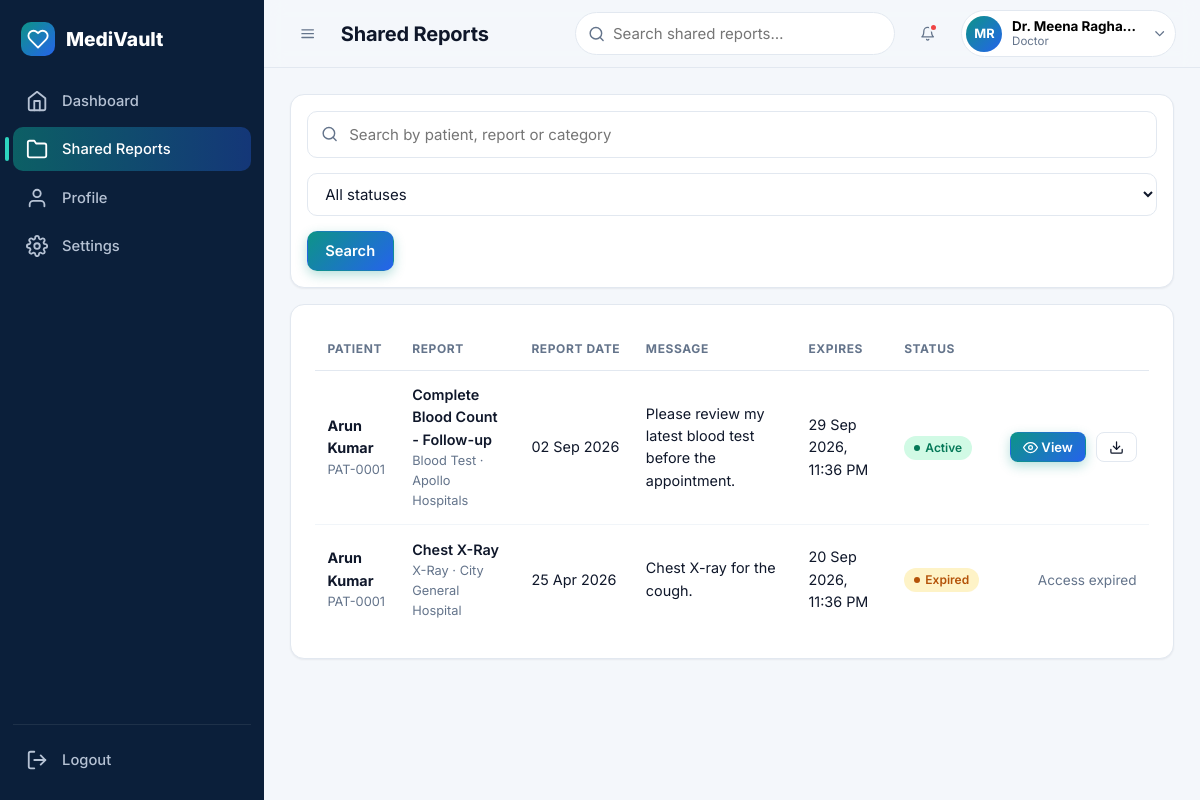
/doctor/reports (signed in), run on the app's committed database.
### tables this page shows
CREATE TABLE users (
    id            INTEGER PRIMARY KEY AUTOINCREMENT,
    name          TEXT NOT NULL,
    email         TEXT NOT NULL UNIQUE,
    phone         TEXT,
    password_hash TEXT NOT NULL,
    role          TEXT NOT NULL CHECK (role IN ('patient','doctor','admin')),
    is_active     INTEGER NOT NULL DEFAULT 1,
    created_at    TEXT NOT NULL,
    updated_at    TEXT NOT NULL
);

CREATE TABLE report_shares (
    id         INTEGER PRIMARY KEY AUTOINCREMENT,
    report_id  INTEGER NOT NULL REFERENCES reports(id) ON DELETE CASCADE,
    patient_id INTEGER NOT NULL REFERENCES patients(id) ON DELETE CASCADE,
    doctor_id  INTEGER NOT NULL REFERENCES doctors(id) ON DELETE CASCADE,
    message    TEXT,
    expires_at TEXT NOT NULL,
    status     TEXT NOT NULL DEFAULT 'active' CHECK (status IN ('active','revoked')),
    revoked_at TEXT,
    created_at TEXT NOT NULL,
    updated_at TEXT NOT NULL
);

CREATE TABLE patients (
    id                INTEGER PRIMARY KEY AUTOINCREMENT,
    user_id           INTEGER NOT NULL UNIQUE REFERENCES users(id) ON DELETE CASCADE,
    patient_code      TEXT UNIQUE,
    qr_token          TEXT UNIQUE,
    age               INTEGER,
    gender            TEXT,
    address           TEXT,
    emergency_contact TEXT,
    medical_info      TEXT,
    created_at        TEXT NOT NULL,
    updated_at        TEXT NOT NULL
);

CREATE TABLE reports (
    id              INTEGER PRIMARY KEY AUTOINCREMENT,
    patient_id      INTEGER NOT NULL REFERENCES patients(id) ON DELETE CASCADE,
    category_id     INTEGER NOT NULL REFERENCES report_categories(id),
    title           TEXT NOT NULL,
    hospital_name   TEXT,
    laboratory_name TEXT,
    doctor_name     TEXT,
    department      TEXT,
    report_date     TEXT NOT NULL,
    notes           TEXT,
    is_important    INTEGER NOT NULL DEFAULT 0,
    file_name       TEXT NOT NULL,
    stored_name     TEXT NOT NULL UNIQUE,
    file_type       TEXT NOT NULL,
    file_size       INTEGER NOT NULL,
    file_hash       TEXT NOT NULL,
    uploaded_at     TEXT NOT NULL,
    updated_at      TEXT NOT NULL
);

CREATE TABLE report_categories (
    id         INTEGER PRIMARY KEY AUTOINCREMENT,
    name       TEXT NOT NULL UNIQUE,
    icon       TEXT NOT NULL DEFAULT 'file',
    created_at TEXT NOT NULL,
    updated_at TEXT NOT NULL
);

### routes/doctor.py (the view)
@bp.route("/reports")
@doctor_only
def reports():
    q = request.args.get("q", "").strip().lower()
    status = request.args.get("status", "")
    shares = report_model.shares_for_doctor(g.doctor["id"])
    if status in ("active", "expired", "revoked"):
        shares = [s for s in shares if s["effective_status"] == status]
    if q:
        shares = [s for s in shares if q in s["title"].lower() or q in s["patient_name"].lower()
                  or q in s["category_name"].lower()]
    return render_template("doctor/reports.html", shares=shares, q=q, status=status)

### models/__init__.py (called while the page is built)
def now_str():
    return datetime.now().strftime("%Y-%m-%d %H:%M:%S")

def connect(path):
    conn = sqlite3.connect(path)
    conn.row_factory = sqlite3.Row
    conn.execute("PRAGMA foreign_keys = ON")
    return conn

def get_db():
    if "db" not in g:
        g.db = connect(current_app.config["DATABASE"])
    return g.db

def query(sql, args=(), one=False):
    cur = get_db().execute(sql, args)
    rows = cur.fetchall()
    cur.close()
    if one:
        return rows[0] if rows else None
    return rows

### models/activity.py (called while the page is built)
def for_user(user_id, limit=200):
    return query(_BASE + "WHERE a.user_id = ? OR a.target_user_id = ? ORDER BY a.created_at DESC, a.id DESC LIMIT ?",
                 (user_id, user_id, limit))

### models/doctor.py (called while the page is built)
def get_by_user(user_id):
    return query("SELECT * FROM doctors WHERE user_id = ?", (user_id,), one=True)

### models/report.py (called while the page is built)
def share_status(share):
    if share["status"] == "revoked":
        return "revoked"
    if share["expires_at"] <= now_str():
        return "expired"
    return "active"

def _decorate(rows):
    out = []
    for row in rows:
        d = dict(row)
        d["effective_status"] = share_status(row)
        out.append(d)
    return out

def shares_for_doctor(doctor_id):
    return _decorate(query(_SHARE_SELECT + "WHERE s.doctor_id = ? ORDER BY s.created_at DESC, s.id DESC", (doctor_id,)))

### models/user.py (called while the page is built)
def get_by_id(user_id):
    return query("SELECT * FROM users WHERE id = ?", (user_id,), one=True)

### utils/auth.py (called while the page is built)
def login_required(view):
    @wraps(view)
    def wrapped(*args, **kwargs):
        if g.user is None:
            if wants_json():
                return jsonify(ok=False, message="Please log in to continue."), 401
            flash("Please log in to continue.", "error")
            return redirect(url_for("auth.login", next=request.path))
        return view(*args, **kwargs)
    return wrapped

def role_required(*roles):
    def decorator(view):
        @wraps(view)
        @login_required
        def wrapped(*args, **kwargs):
            if g.user["role"] not in roles:
                abort(403)
            if g.user["role"] == "patient":
                g.patient = patient_model.get_by_user(g.user["id"])
            elif g.user["role"] == "doctor":
                g.doctor = doctor_model.get_by_user(g.user["id"])
            return view(*args, **kwargs)
        return wrapped
    return decorator

### templates/doctor/reports.html (shortened to what this page needs)
{% extends 'base.html' %}
{% from '_macros.html' import icon, status_badge, empty_state %}
{% block page_title %}Shared Reports{% endblock %}
{% block content %}
<form class="filter-bar card inline-filters" method="get">
  <div class="search-field">{{ icon('search') }}<input type="search" name="q" value="{{ q }}" placeholder="Search by patient, report or category"></div>
  <select class="form-control" name="status" onchange="this.form.submit()">
    <option value="">All statuses</option>
  </select>
  <button class="btn btn-primary" type="submit">Search</button>
</form>
<div class="card">
  {% if shares %}
  <div class="table-wrap"><table class="table responsive"><thead><tr><th>Patient</th><th>Report</th><th>Report date</th><th>Message</th><th>Expires</th><th>Status</th><th></th></tr></thead><tbody>
    {% for s in shares %}<tr>
      <td data-label="Patient"><strong>{{ s.patient_name }}</strong><div class="row-meta">{{ s.patient_code }}</div></td>
      <td data-label="Report"><span class="row-title-plain">{{ s.title }}</span><div class="row-meta">{{ s.category_name }} · {{ s.hospital_name or s.laboratory_name or '—' }}</div></td>
      <td data-label="Report date">{{ s.report_date|fmt_date }}</td>
      <td data-label="Message">{{ s.message or '—' }}</td>
      <td data-label="Expires">{{ s.expires_at|fmt_datetime }}</td>
      <td data-label="Status">{{ status_badge(s.effective_status) }}</td>
      <td class="t-actions">
        {% if s.effective_status == 'active' %}
          <a class="btn btn-primary btn-sm" href="{{ url_for('doctor.report_details', share_id=s.id) }}">{{ icon('eye') }} View</a>
          <a class="btn btn-outline btn-sm" href="{{ url_for('doctor.download', share_id=s.id) }}">{{ icon('download') }}</a>
        {% else %}<span class="muted small">{{ 'Access expired' if s.effective_status == 'expired' else 'Access revoked' }}</span>{% endif %}
      </td></tr>{% endfor %}
  </tbody></table></div>
  {% else %}{{ empty_state('folder', 'No shared reports found', 'Reports that patients share with you will be listed here.') }}{% endif %}
</div>
{% endblock %}

### templates/base.html (shortened to what this page needs)
{% import '_macros.html' as m with context %}
<!DOCTYPE html>
<html lang="en">
<head>
  <link rel="stylesheet" href="{{ url_for('static', filename='css/style.css') }}">
  <link rel="stylesheet" href="{{ url_for('static', filename='css/dashboard.css') }}">
  <link rel="stylesheet" href="{{ url_for('static', filename='css/animations.css') }}">
</head>
<body class="{% block body_class %}{% endblock %}">
{% if current_user %}
{% set role = current_user.role %}
{% set search_action = url_for('patient.reports') if role == 'patient' else (url_for('doctor.reports') if role == 'doctor' else url_for('admin.users')) %}
{% macro nav_item(endpoint, ic, label, also=[]) %}
  <a class="nav-link {{ 'active' if request.endpoint == endpoint or request.endpoint in also }}" href="{{ url_for(endpoint) }}" title="{{ label }}">
    {{ m.icon(ic) }}<span class="nav-label">{{ label }}</span></a>
{% endmacro %}
<div class="app" id="app">
  <aside class="sidebar" id="sidebar">
    <div class="sidebar-brand">
      <span class="logo">{{ m.icon('heart') }}</span><span class="brand-text">MediVault</span>
    </div>
    <nav class="nav" id="nav">
      <span class="nav-indicator" id="navIndicator"></span>
      {% if role == 'patient' %}
        {{ nav_item('patient.dashboard', 'home', 'Dashboard') }}
        {{ nav_item('patient.reports', 'file', 'My Reports', ['patient.report_details','patient.edit_report','patient.share_report']) }}
        {{ nav_item('patient.upload_report', 'upload', 'Upload Report') }}
        {{ nav_item('patient.important_reports', 'star', 'Important Reports') }}
        {{ nav_item('patient.timeline', 'clock', 'Medical Timeline') }}
        {{ nav_item('patient.compare', 'columns', 'Compare Reports') }}
        {{ nav_item('patient.shared_reports', 'share', 'Shared Reports') }}
        {{ nav_item('patient.activities', 'activity', 'Activity History') }}
      {% elif role == 'doctor' %}
        {{ nav_item('doctor.dashboard', 'home', 'Dashboard') }}
        {{ nav_item('doctor.reports', 'folder', 'Shared Reports', ['doctor.report_details']) }}
      {% else %}
        {{ nav_item('admin.dashboard', 'home', 'Dashboard') }}
        {{ nav_item('admin.users', 'users', 'Users', ['admin.user_detail']) }}
        {{ nav_item('admin.categories', 'folder', 'Categories') }}
        {{ nav_item('admin.activity', 'activity', 'Activity Logs') }}
      {% endif %}
      {{ nav_item('patient.profile', 'user', 'Profile', ['patient.edit_profile']) }}
      {{ nav_item('patient.settings', 'settings', 'Settings') }}
    </nav>
    <form method="post" action="{{ url_for('auth.logout') }}" class="sidebar-foot">
      <button class="nav-link logout-btn" type="submit">{{ m.icon('logout') }}<span class="nav-label">Logout</span></button>
    </form>
  </aside>
  <div class="main">
    <header class="topbar">
      <button class="icon-btn" id="sidebarToggle" aria-label="Toggle sidebar">{{ m.icon('menu') }}</button>
      <h1 class="page-title">{% block page_title %}Dashboard{% endblock %}</h1>
      <form class="top-search" action="{{ search_action }}" method="get" role="search">
        {{ m.icon('search') }}
        <input type="search" name="q" placeholder="{{ 'Search reports…' if role == 'patient' else ('Search shared reports…' if role == 'doctor' else 'Search users…') }}" aria-label="Search">
      </form>
      <div class="dropdown" id="notifDropdown">
        <button class="icon-btn" data-dropdown aria-label="Notifications">{{ m.icon('bell') }}{% if has_new_notifications %}<span class="notif-dot"></span>{% endif %}</button>
      </div>
      <div class="dropdown" id="userDropdown">
        <button class="user-chip" data-dropdown aria-label="Account menu">
          <span class="avatar">{{ current_user.name|initials }}</span>
          <span class="user-meta"><strong>{{ current_user.name }}</strong><small>{{ role|capitalize }}</small></span>
          {{ m.icon('chevron-down', 'chev') }}
        </button>
      </div>
    </header>
    <main class="content page-enter" id="content">
      {% block content %}{% endblock %}
    </main>
  </div>
</div>
{% else %}
  {% block public %}{% endblock %}
{% endif %}
</body>
</html>

### templates/_macros.html (shortened to what this page needs)
{% macro icon(name, cls='') -%}
<svg class="icon {{ cls }}" aria-hidden="true"><use href="#i-{{ name }}"/></svg>
{%- endmacro %}
{% macro status_badge(status) -%}
<span class="badge badge-{{ {'active':'success','expired':'warning','revoked':'danger'}[status] }}"><span class="dot"></span>{{ status|capitalize }}</span>
{%- endmacro %}

### static/css/style.css (style rules this page uses)
:root { --primary: #0d9488; --primary-dark: #0f766e; --primary-soft: #ccfbf1; --accent: #2563eb; --bg: #f4f7fb; --surface: #ffffff; --text: #0f172a; --muted: #64748b; --border: #e2e8f0; --success: #10b981; --warning: #f59e0b; --danger: #ef4444; --info: #3b82f6; --star: #f59e0b; --radius-sm: 8px; --radius: 14px; --radius-lg: 20px; --shadow-sm: 0 1px 2px rgba(15,23,42,.06); --shadow: 0 4px 16px rgba(15,23,42,.07); --shadow-lg: 0 18px 40px rgba(15,23,42,.14); --space-1: .25rem; --space-2: .5rem; --space-3: .75rem; --space-4: 1rem; --space-5: 1.5rem; --space-6: 2rem; --space-7: 3rem; --font: "Inter", system-ui, -apple-system, "Segoe UI", Roboto, Helvetica, Arial, sans-serif; --grad: linear-gradient(135deg, #0d9488 0%, #2563eb 100%); --ease: cubic-bezier(.22,.61,.36,1); }
*, *::before, *::after { box-sizing: border-box; }
html { scroll-behavior: smooth; }
body { margin: 0; font-family: var(--font); color: var(--text); background: var(--bg); line-height: 1.55; font-size: 15px; -webkit-font-smoothing: antialiased; }
h1, h2, h3, h4 { margin: 0 0 .4em; line-height: 1.2; letter-spacing: -.01em; }
a { color: var(--primary-dark); text-decoration: none; }
.icon { width: 1.15em; height: 1.15em; fill: none; stroke: currentColor; stroke-width: 2; stroke-linecap: round; stroke-linejoin: round; flex: none; vertical-align: -.2em; }
.muted { color: var(--muted); }
.small { font-size: .85rem; }
.btn { display: inline-flex; align-items: center; justify-content: center; gap: .5rem; padding: .62rem 1.1rem; border: 1px solid transparent; border-radius: 10px; font: 600 .92rem var(--font); cursor: pointer; text-decoration: none !important; transition: transform .15s var(--ease), box-shadow .2s, background .2s, border-color .2s, color .2s; white-space: nowrap; }
.btn-primary { background: var(--grad); color: #fff; box-shadow: 0 4px 12px rgba(13,148,136,.3); }
.btn-outline { background: var(--surface); border-color: var(--border); color: var(--text); }
.btn-sm { padding: .38rem .75rem; font-size: .82rem; border-radius: 8px; }
.icon-btn { position: relative; display: inline-grid; place-items: center; width: 40px; height: 40px; border: 0; border-radius: 10px; background: transparent; color: var(--muted); cursor: pointer; transition: background .2s, color .2s; }
.badge { display: inline-flex; align-items: center; gap: .35rem; padding: .18rem .6rem; border-radius: 999px; font-size: .75rem; font-weight: 600; }
.badge .dot { width: 6px; height: 6px; border-radius: 50%; background: currentColor; }
.badge-success { background: #d1fae5; color: #047857; }
.badge-warning { background: #fef3c7; color: #b45309; }
.card { background: var(--surface); border: 1px solid var(--border); border-radius: var(--radius); padding: var(--space-5); box-shadow: var(--shadow-sm); transition: box-shadow .25s, transform .25s; margin-bottom: var(--space-5); }
.form-control { width: 100%; padding: .65rem .85rem; border: 1px solid var(--border); border-radius: 10px; background: #fff; font: inherit; color: var(--text); transition: border-color .2s, box-shadow .2s; }
select.form-control { appearance: auto; }
.table-wrap { overflow-x: auto; }
.table { width: 100%; border-collapse: collapse; font-size: .9rem; }
.table th { text-align: left; font-size: .75rem; text-transform: uppercase; letter-spacing: .05em; color: var(--muted); padding: .7rem .8rem; border-bottom: 1px solid var(--border); white-space: nowrap; }
.table td { padding: .85rem .8rem; border-bottom: 1px solid #f1f5f9; vertical-align: middle; }
.table tbody tr { transition: background .15s; }
.table tr:last-child td { border-bottom: 0; }
.t-actions { text-align: right; white-space: nowrap; }
.t-actions form, .t-actions a { display: inline-block; margin-left: .35rem; }
.row-title-plain { font-weight: 600; }
.row-meta { font-size: .8rem; color: var(--muted); }
.avatar { display: inline-grid; place-items: center; width: 36px; height: 36px; border-radius: 50%; background: var(--grad); color: #fff; font-weight: 700; font-size: .8rem; flex: none; }
.logo { display: inline-grid; place-items: center; width: 34px; height: 34px; border-radius: 10px; background: var(--grad); color: #fff; }
.dropdown { position: relative; }

### static/css/animations.css (style rules this page uses)
.page-enter { animation: fadeIn .35s ease, slideUp .4s var(--ease); }

### data on the page
users: q "Search shared reports…", name|initials "MR", name "Dr. Meena Ragha…", role "Doctor"
report_shares: patient_name "Arun Kumar", patient_code "PAT-0001", title "Complete Blood Count - Follow-up", category_name "Blood Test", hospital_name "Apollo Hospitals", report_date|fmt_date "02 Sep 2026", message "Please review my latest blood test before the appointment.", expires_at|fmt_datetime "29 Sep 2026, 11:36 PM", status "Active"
report_shares: patient_name "Arun Kumar", patient_code "PAT-0001", title "Chest X-Ray", category_name "X-Ray", hospital_name "City General Hospital", report_date|fmt_date "25 Apr 2026", message "Chest X-ray for the cough.", expires_at|fmt_datetime "20 Sep 2026, 11:36 PM", status "Expired", effective_status "Access expired"

### other printed values
{{ label }} "Dashboard Shared Reports Profile Settings"
